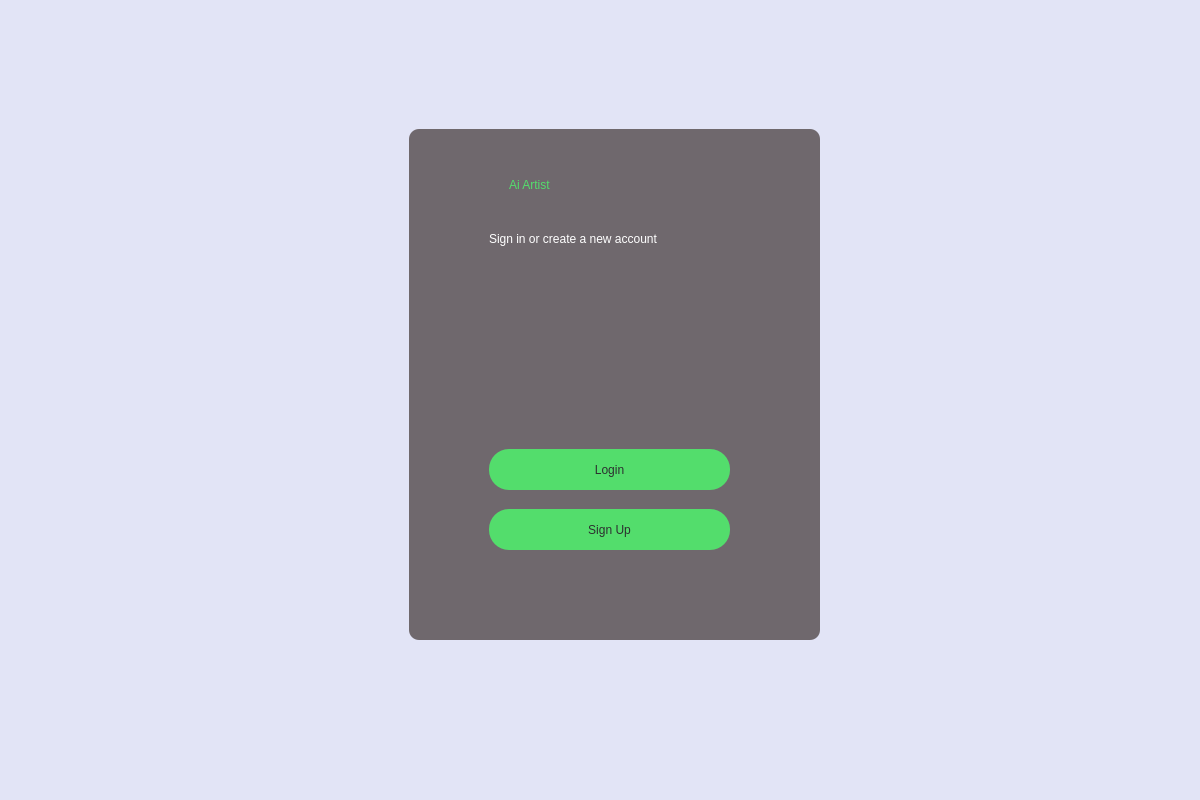
<?xml version="1.0" encoding="UTF-8"?>
<ui version="4.0">
 <class>Dialog</class>
 <widget class="QDialog" name="Dialog">
  <property name="geometry">
   <rect>
    <x>0</x>
    <y>0</y>
    <width>1200</width>
    <height>800</height>
   </rect>
  </property>
  <property name="windowTitle">
   <string>Dialog</string>
  </property>
  <widget class="QWidget" name="widget" native="true">
   <property name="geometry">
    <rect>
     <x>-1</x>
     <y>-1</y>
     <width>1201</width>
     <height>801</height>
    </rect>
   </property>
   <property name="styleSheet">
    <string notr="true">QWidget#widget{

	background-color: rgb(226, 228, 246);

}</string>
   </property>
   <widget class="QWidget" name="Nav" native="true">
    <property name="geometry">
     <rect>
      <x>410</x>
      <y>130</y>
      <width>411</width>
      <height>511</height>
     </rect>
    </property>
    <property name="styleSheet">
     <string notr="true">QWidget#Nav{
	border-radius: 10px;
	background-color: rgb(111, 104, 109);
}</string>
    </property>
    <widget class="QLabel" name="Title">
     <property name="geometry">
      <rect>
       <x>100</x>
       <y>10</y>
       <width>221</width>
       <height>91</height>
      </rect>
     </property>
     <property name="styleSheet">
      <string notr="true">QWidget#Title{
font: 36pt &quot;MS Shell Dlg 2&quot;;
color: rgb(83, 221, 108);
}</string>
     </property>
     <property name="text">
      <string>Ai Artist</string>
     </property>
    </widget>
    <widget class="QLabel" name="subheader">
     <property name="geometry">
      <rect>
       <x>80</x>
       <y>100</y>
       <width>261</width>
       <height>20</height>
      </rect>
     </property>
     <property name="styleSheet">
      <string notr="true">QWidget#subheader{
	
	font: 11pt &quot;MS Shell Dlg 2&quot;;
	color: rgb(255, 255, 255);
}</string>
     </property>
     <property name="text">
      <string>Sign in or create a new account </string>
     </property>
    </widget>
    <widget class="QPushButton" name="pushButton">
     <property name="geometry">
      <rect>
       <x>80</x>
       <y>320</y>
       <width>241</width>
       <height>41</height>
      </rect>
     </property>
     <property name="styleSheet">
      <string notr="true">font: 12pt &quot;MS Shell Dlg 2&quot;;
background-color: rgb(83, 221, 108);
color: rgb(44, 48, 47);
border-radius: 20px;</string>
     </property>
     <property name="text">
      <string>Login</string>
     </property>
    </widget>
    <widget class="QPushButton" name="pushButton_2">
     <property name="geometry">
      <rect>
       <x>80</x>
       <y>380</y>
       <width>241</width>
       <height>41</height>
      </rect>
     </property>
     <property name="styleSheet">
      <string notr="true">font: 12pt &quot;MS Shell Dlg 2&quot;;
background-color: rgb(83, 221, 108);
color: rgb(44, 48, 47);
border-radius: 20px;</string>
     </property>
     <property name="text">
      <string>Sign Up</string>
     </property>
    </widget>
   </widget>
  </widget>
 </widget>
 <resources/>
 <connections/>
</ui>
